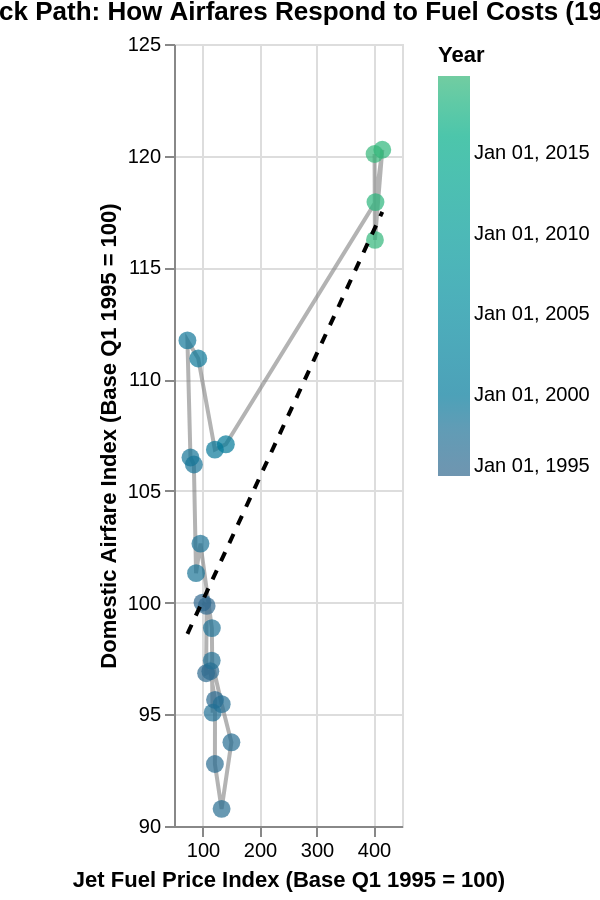

The notebook cell this image was saved under:
### Code cell
import altair as alt

# Assuming your data is in df_merged
df_plot = df_merged.copy()
# Ensure time is correctly formatted for ordering/coloring
df_plot["Time"] = pd.to_datetime(df_plot["Year"].astype(str) + "-Q" + df_plot["Quarter"].astype(str))

# --- 1. Base Chart Setup ---
base = alt.Chart(df_plot).properties(
    title="The Price Shock Path: How Airfares Respond to Fuel Costs (1995–Present)",
    width=600,
    height=450
).encode(
    # X-Axis: The Cost Driver
    x=alt.X("Fuel_Index:Q", title="Jet Fuel Price Index (Base Q1 1995 = 100)", scale=alt.Scale(zero=False)),
    # Y-Axis: The Retail Price
    y=alt.Y("Airfare_Index:Q", title="Domestic Airfare Index (Base Q1 1995 = 100)", scale=alt.Scale(zero=False)),
    # Tooltip: Shows all original and indexed values for rich interaction
    tooltip=[
        "Time:T",
        alt.Tooltip("Airfare_Index:Q", title="Airfare Index", format=".1f"),
        alt.Tooltip("Fuel_Index:Q", title="Fuel Index", format=".1f"),
        alt.Tooltip("Airfare:Q", title="Airfare ($)", format=".2f"),
        alt.Tooltip("JetFuelPrice:Q", title="Fuel ($/gal)", format=".3f"),
    ]
)

# --- 2. Sequential Path Line ---
path_line = base.mark_line(color='gray', opacity=0.6).encode(
    order="Time:T" # Essential for connecting points in chronological order
)

# --- 3. Points Colored by Time ---
points = base.mark_circle(size=80).encode(
    # Color by Year/Time to show progression along the path
    color=alt.Color("Time:T", scale=alt.Scale(scheme="viridis"), title="Year"),
)

# --- 4. Linear Trend Line (Context for Correlation) ---
trend_line = base.transform_regression("Fuel_Index", "Airfare_Index").mark_line(color="black", strokeDash=[5,5])

# --- 5. Combine and Finalize ---
final_chart = (path_line + points + trend_line).interactive()

# Save the interactive chart specification
#final_chart.save('price_shock_path_interactive.json')

final_chart

### Figure 1 — Vega-Lite specification as saved in the notebook (floating-point values rounded to 4 significant figures)
{"config": {"view": {"continuousWidth": 300, "continuousHeight": 300}}, "layer": [{"mark": {"type": "line", "color": "gray", "opacity": 0.6}, "encoding": {"order": {"field": "Time", "type": "temporal"}, "tooltip": [{"field": "Time", "type": "temporal"}, {"field": "Airfare_Index", "format": ".1f", "title": "Airfare Index", "type": "quantitative"}, {"field": "Fuel_Index", "format": ".1f", "title": "Fuel Index", "type": "quantitative"}, {"field": "Airfare", "format": ".2f", "title": "Airfare ($)", "type": "quantitative"}, {"field": "JetFuelPrice", "format": ".3f", "title": "Fuel ($/gal)", "type": "quantitative"}], "x": {"field": "Fuel_Index", "scale": {"zero": false}, "title": "Jet Fuel Price Index (Base Q1 1995 = 100)", "type": "quantitative"}, "y": {"field": "Airfare_Index", "scale": {"zero": false}, "title": "Domestic Airfare Index (Base Q1 1995 = 100)", "type": "quantitative"}}, "name": "view_31", "title": "The Price Shock Path: How Airfares Respond to Fuel Costs (1995–Present)"}, {"mark": {"type": "circle", "size": 80}, "encoding": {"color": {"field": "Time", "scale": {"scheme": "viridis"}, "title": "Year", "type": "temporal"}, "tooltip": [{"field": "Time", "type": "temporal"}, {"field": "Airfare_Index", "format": ".1f", "title": "Airfare Index", "type": "quantitative"}, {"field": "Fuel_Index", "format": ".1f", "title": "Fuel Index", "type": "quantitative"}, {"field": "Airfare", "format": ".2f", "title": "Airfare ($)", "type": "quantitative"}, {"field": "JetFuelPrice", "format": ".3f", "title": "Fuel ($/gal)", "type": "quantitative"}], "x": {"field": "Fuel_Index", "scale": {"zero": false}, "title": "Jet Fuel Price Index (Base Q1 1995 = 100)", "type": "quantitative"}, "y": {"field": "Airfare_Index", "scale": {"zero": false}, "title": "Domestic Airfare Index (Base Q1 1995 = 100)", "type": "quantitative"}}, "title": "The Price Shock Path: How Airfares Respond to Fuel Costs (1995–Present)"}, {"mark": {"type": "line", "color": "black", "strokeDash": [5, 5]}, "encoding": {"tooltip": [{"field": "Time", "type": "temporal"}, {"field": "Airfare_Index", "format": ".1f", "title": "Airfare Index", "type": "quantitative"}, {"field": "Fuel_Index", "format": ".1f", "title": "Fuel Index", "type": "quantitative"}, {"field": "Airfare", "format": ".2f", "title": "Airfare ($)", "type": "quantitative"}, {"field": "JetFuelPrice", "format": ".3f", "title": "Fuel ($/gal)", "type": "quantitative"}], "x": {"field": "Fuel_Index", "scale": {"zero": false}, "title": "Jet Fuel Price Index (Base Q1 1995 = 100)", "type": "quantitative"}, "y": {"field": "Airfare_Index", "scale": {"zero": false}, "title": "Domestic Airfare Index (Base Q1 1995 = 100)", "type": "quantitative"}}, "title": "The Price Shock Path: How Airfares Respond to Fuel Costs (1995–Present)", "transform": [{"on": "Fuel_Index", "regression": "Airfare_Index"}]}], "data": {"name": "data-f6e633e1127cf8d9f96386d6cd6bbd10"}, "height": 450, "params": [{"name": "param_35", "select": {"type": "interval", "encodings": ["x", "y"]}, "bind": "scales", "views": ["view_31"]}], "width": "container", "$schema": "https://vega.github.io/schema/vega-lite/v5.20.1.json", "datasets": {"data-f6e633e1127cf8d9f96386d6cd6bbd10": [{"Year": 1995, "Quarter": 1, "Airfare": 296.9, "JetFuelPrice": 0.4627, "Airfare_Index": 100.0, "Fuel_Index": 100.0, "Time": "1995-01-01T00:00:00"}, {"Year": 1995, "Quarter": 2, "Airfare": 296.5, "JetFuelPrice": 0.4963, "Airfare_Index": 99.85, "Fuel_Index": 107.3, "Time": "1995-04-01T00:00:00"}, {"Year": 1995, "Quarter": 3, "Airfare": 287.5, "JetFuelPrice": 0.492, "Airfare_Index": 96.84, "Fuel_Index": 106.3, "Time": "1995-07-01T00:00:00"}, {"Year": 1995, "Quarter": 4, "Airfare": 287.8, "JetFuelPrice": 0.5263, "Airfare_Index": 96.93, "Fuel_Index": 113.8, "Time": "1995-10-01T00:00:00"}, {"Year": 1996, "Quarter": 1, "Airfare": 284.0, "JetFuelPrice": 0.5643, "Airfare_Index": 95.64, "Fuel_Index": 122.0, "Time": "1996-01-01T00:00:00"}, {"Year": 1996, "Quarter": 2, "Airfare": 275.4, "JetFuelPrice": 0.5633, "Airfare_Index": 92.78, "Fuel_Index": 121.8, "Time": "1996-04-01T00:00:00"}, {"Year": 1996, "Quarter": 3, "Airfare": 269.5, "JetFuelPrice": 0.6177, "Airfare_Index": 90.77, "Fuel_Index": 133.5, "Time": "1996-07-01T00:00:00"}, {"Year": 1996, "Quarter": 4, "Airfare": 278.3, "JetFuelPrice": 0.6973, "Airfare_Index": 93.75, "Fuel_Index": 150.7, "Time": "1996-10-01T00:00:00"}, {"Year": 1997, "Quarter": 1, "Airfare": 283.4, "JetFuelPrice": 0.6187, "Airfare_Index": 95.45, "Fuel_Index": 133.7, "Time": "1997-01-01T00:00:00"}, {"Year": 1997, "Quarter": 2, "Airfare": 289.2, "JetFuelPrice": 0.5377, "Airfare_Index": 97.4, "Fuel_Index": 116.2, "Time": "1997-04-01T00:00:00"}, {"Year": 1997, "Quarter": 3, "Airfare": 282.3, "JetFuelPrice": 0.5453, "Airfare_Index": 95.07, "Fuel_Index": 117.9, "Time": "1997-07-01T00:00:00"}, {"Year": 1997, "Quarter": 4, "Airfare": 293.5, "JetFuelPrice": 0.5387, "Airfare_Index": 98.86, "Fuel_Index": 116.4, "Time": "1997-10-01T00:00:00"}, {"Year": 1998, "Quarter": 1, "Airfare": 304.7, "JetFuelPrice": 0.446, "Airfare_Index": 102.6, "Fuel_Index": 96.4, "Time": "1998-01-01T00:00:00"}, {"Year": 1998, "Quarter": 2, "Airfare": 300.8, "JetFuelPrice": 0.4103, "Airfare_Index": 101.3, "Fuel_Index": 88.69, "Time": "1998-04-01T00:00:00"}, {"Year": 1998, "Quarter": 3, "Airfare": 315.2, "JetFuelPrice": 0.3927, "Airfare_Index": 106.2, "Fuel_Index": 84.87, "Time": "1998-07-01T00:00:00"}, {"Year": 1998, "Quarter": 4, "Airfare": 316.2, "JetFuelPrice": 0.365, "Airfare_Index": 106.5, "Fuel_Index": 78.89, "Time": "1998-10-01T00:00:00"}, {"Year": 1999, "Quarter": 1, "Airfare": 331.7, "JetFuelPrice": 0.3403, "Airfare_Index": 111.7, "Fuel_Index": 73.56, "Time": "1999-01-01T00:00:00"}, {"Year": 1999, "Quarter": 2, "Airfare": 329.3, "JetFuelPrice": 0.4283, "Airfare_Index": 110.9, "Fuel_Index": 92.58, "Time": "1999-04-01T00:00:00"}, {"Year": 1999, "Quarter": 3, "Airfare": 317.2, "JetFuelPrice": 0.5633, "Airfare_Index": 106.8, "Fuel_Index": 121.8, "Time": "1999-07-01T00:00:00"}, {"Year": 1999, "Quarter": 4, "Airfare": 317.9, "JetFuelPrice": 0.6523, "Airfare_Index": 107.1, "Fuel_Index": 141.0, "Time": "1999-10-01T00:00:00"}, {"Year": 2019, "Quarter": 1, "Airfare": 350.1, "JetFuelPrice": 1.867, "Airfare_Index": 117.9, "Fuel_Index": 403.5, "Time": "2019-01-01T00:00:00"}, {"Year": 2019, "Quarter": 2, "Airfare": 357.1, "JetFuelPrice": 1.922, "Airfare_Index": 120.3, "Fuel_Index": 415.4, "Time": "2019-04-01T00:00:00"}, {"Year": 2019, "Quarter": 3, "Airfare": 345.1, "JetFuelPrice": 1.862, "Airfare_Index": 116.2, "Fuel_Index": 402.5, "Time": "2019-07-01T00:00:00"}, {"Year": 2019, "Quarter": 4, "Airfare": 356.5, "JetFuelPrice": 1.859, "Airfare_Index": 120.1, "Fuel_Index": 401.9, "Time": "2019-10-01T00:00:00"}]}, "autosize": {"type": "fit", "contains": "padding"}}
